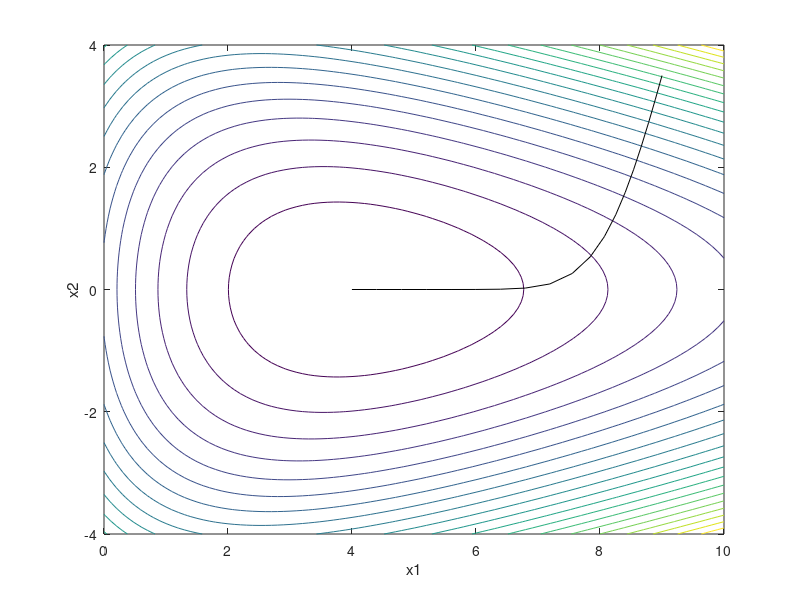

MATLAB code for this plot:
% A.4	(P2.25) 信赖域折线法
%  信赖域方法示例（通过折线法实现）
%  目标函数： y=(exp(-(x1-3)/2))+(exp((x1+4*x2)/10))+(exp((x1-4* x2)/10));
[vx1, vx2] = meshgrid(0: 0.1: 10, -4:0.1: 4);
y =(exp(-(vx1 - 3)/2)) + (exp((vx1 + 4*vx2)/10)) + (exp((vx1 - 4*vx2)/10));
%  函数可视化
figure(1)
contour(vx1, vx2, y, 20);
hold on;
xlabel('x1');  ylabel('x2');
%  初始点
x1i = 9;  x2i = 3.5;
%  初始信赖域半径
rr = 0.4;
%  迭代步骤
for nn = 1:20
    a = (exp(-(x1i - 3)/2));
    b = (exp((x1i + 4*x2i)/10));
    c = (exp((x1i - 4*x2i)/10));
    yi = a + b + c;
    %  计算梯度
    aux1 = (-0.5*a) + (0.1*b) + (0.1*c);
    aux2 = (0.4*b) - (0.4*c);
    g = [aux1; aux2];
    %  计算海森矩阵
    qH11 = (0.25*a) + (0.01*b) + (0.01*c);
    qH12 = (0.04*b) - (0.04*c);
    qH21 = (0.04*b) - (0.04*c);
    qH22 = (0.16*b) + (0.16*c);
    H = [qH11, qH12; qH21, qH22];
    %  求解牛顿全步长
    fus = -H\g;
    aux = (g'*fus) + 0.5*(fus'*H*fus);
    Rn = -aux;  %  牛顿步对应的预测下降量
    Ln = norm(fus, 2);  %  牛顿全步长的2-范数
    if Rn > 0  %  牛顿步能使函数值下降
        %  若牛顿步在信赖域内，直接使用该步长
        if Ln <= rr
            delta = fus;
        else
            %  求解柯西点
            aux1 = g'*H*g;
            if aux1 >0
                aux2 = ((norm(g, 2))^3)/(rr*aux1);
                if aux2 > 1
                    tau = 1;
                else
                    tau = aux2;
                end
            else
                tau = 1;
            end
            %  柯西点对应的步长
            delta = -((tau*rr)/norm(g, 2))*g;
            aux = norm(delta, 2);
            %  若柯西点超出信赖域
            if aux >= rr
                %  取梯度方向与信赖域边界的交点
                delta = -rr*(g/norm(g, 2));
            else  %  采用折线法（dog-leg）
                %  柯西点到牛顿点的线段
                sgm = fus - delta;
                M = sgm'*sgm;
                %  求解该线段与信赖域边界的交点
                b = 2*sgm'*delta;
                c = (delta'*delta) - rr^2;
                q = (-b + sqrt(b^2 - 4*M*c))/2/M;
                delta = delta +(q*sgm);
            end
        end
    end
    x1f = x1i + delta(1);
    x2f = x2i + delta(2);
    plot([x1i, x1f], [x2i, x2f], 'k');
    x1i = x1f;
    x2i = x2f;
    %  程序循环结束
end
